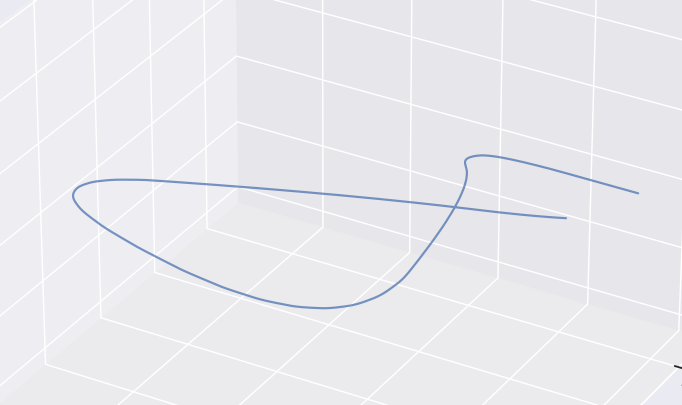
#> input picture Benchmark/images/1.png, 682 x 405 px
$ python show_color_rgb.py ../../../Benchmark/images/1.png
#> lines starting #> are read from the running program, lines starting #| are printed output that depends on the picture
#!/usr/bin/env python3
import argparse, math
import numpy as np
from PIL import Image  # 读图为 RGB
import cv2

def luminance(r, g, b):
    return 0.2126*r + 0.7152*g + 0.0722*b

def make_grid(colors, counts, total, cols=6, tile_w=240, tile_h=100):
    """colors: [(R,G,B), ...] 按频次排序的前 N 个颜色"""
    n = len(colors)
    rows = math.ceil(n / cols)
    canvas = np.full((rows*tile_h, cols*tile_w, 3), 255, np.uint8)  # 白底

    for i, (r, g, b) in enumerate(colors):
        row, col = divmod(i, cols)
        x0, y0 = col*tile_w, row*tile_h

        # OpenCV 用 BGR，因此填充时要 (b,g,r)
        tile = np.full((tile_h, tile_w, 3), (b, g, r), np.uint8)
        cv2.rectangle(tile, (0, 0), (tile_w-1, tile_h-1), (0, 0, 0), 1)

        # 文字颜色（深色块用白字）
        txt_color = (255, 255, 255) if luminance(r, g, b) < 128 else (0, 0, 0)

        # 标注：RGB、HEX、占比
        pct = counts[i] * 100.0 / total
        cv2.putText(tile, f"{i+1}: ({r},{g},{b})", (8, 30),
                    cv2.FONT_HERSHEY_SIMPLEX, 0.7, txt_color, 2, cv2.LINE_AA)
        cv2.putText(tile, f"#{r:02X}{g:02X}{b:02X}  {pct:.2f}%", (8, 65),
                    cv2.FONT_HERSHEY_SIMPLEX, 0.7, txt_color, 2, cv2.LINE_AA)

        canvas[y0:y0+tile_h, x0:x0+tile_w] = tile

    return canvas

def main():
    ap = argparse.ArgumentParser(description="用 OpenCV 显示语义图里出现过的 RGB 颜色")
    ap.add_argument("image", help="语义图路径 (PNG/JPG)")
    ap.add_argument("--top", type=int, default=0, help="只显示前 N 个最常见颜色(0=全部)")
    ap.add_argument("--cols", type=int, default=6, help="网格列数")
    ap.add_argument("--tilew", type=int, default=240, help="色块宽度")
    ap.add_argument("--tileh", type=int, default=100, help="色块高度")
    ap.add_argument("--save", default="", help="另存为图片路径(可选)")
    args = ap.parse_args()

    # 读图为 RGB（用 PIL 保证是 RGB 顺序）
    arr = np.array(Image.open(args.image).convert("RGB"))
    flat = arr.reshape(-1, 3)
    uniq, counts = np.unique(flat, axis=0, return_counts=True)
#> uniq = 649 rows, first 8: [38, 38, 38], [41, 41, 41], [47, 47, 47], [54, 54, 54], [68, 68, 68], [76, 76, 76], [81, 81, 81], [90, 90, 90]; counts = 649 values, max 108690 at index 541, min 1 at index 1, mean 425.6
    order = counts.argsort()[::-1]
#> order = 649 values, max 648 at index 3, min 0 at index 276, mean 324
    uniq, counts = uniq[order], counts[order]
#> uniq = 649 rows, first 8: [231, 231, 235], [235, 235, 238], [238, 238, 242], [255, 255, 255], [254, 254, 254], [234, 234, 242], [253, 253, 253], [115, 143, 190]; counts = 649 values, max 108690 at index 0, min 1 at index 486, mean 425.6
    total = flat.shape[0]
#> total = 276210

    N = len(uniq) if args.top <= 0 else min(args.top, len(uniq))
#> N = 649
    colors = [tuple(map(int, uniq[i])) for i in range(N)]
#> colors = 649 items, first 6: (231, 231, 235), (235, 235, 238), (238, 238, 242), (255, 255, 255), (254, 254, 254), (234, 234, 242)
    counts_top = counts[:N]
#> counts_top has the same summary as counts

    grid = make_grid(colors, counts_top, total,
                     cols=args.cols, tile_w=args.tilew, tile_h=args.tileh)
#> in make_grid, `n = len(colors)`: n = 649
#> in make_grid, `rows = math.ceil(n / cols)`: rows = 109
#> in make_grid, `canvas = np.full((rows*tile_h, cols*tile_w, 3), 255, np.uint8)`: canvas: shape (10900, 1440, 3); every value is 255
#> the loop in make_grid, `for i, (r, g, b) in enumerate(colors):` made 649 passes
#> (r, g, b, row, col, x0, y0, pct) on passes 1 to 3: (231, 231, 235, 0, 0, 0, 0, 39.35), (235, 235, 238, 0, 1, 240, 0, 28.12), (238, 238, 242, 0, 2, 480, 0, 23.23)
#> after the loop in make_grid, `for i, (r, g, b) in enumerate(colors):`:
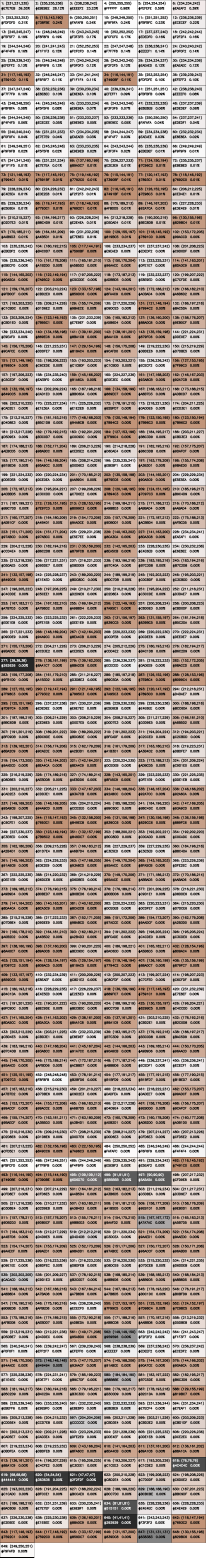
#> canvas: shape (10900, 1440, 3) (shown at 1/7 size); mean of channels 0, 1, 2 180.4, 162.9, 153.3; drawn as R, G, B
#> after the loop in make_grid, `for i, (r, g, b) in enumerate(colors):`:
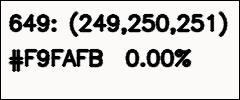
#> tile: shape (100, 240, 3); mean of channels 0, 1, 2 206.4, 205.6, 204.8; drawn as R, G, B

    # 显示（需要有 GUI 环境）
    cv2.imshow("Semantic Colors (RGB shown, tile filled in BGR)", grid)
    cv2.waitKey(0)
    cv2.destroyAllWindows()

    if args.save:
        cv2.imwrite(args.save, grid)

if __name__ == "__main__":
    main()

$ run again, on Benchmark/images/3.png
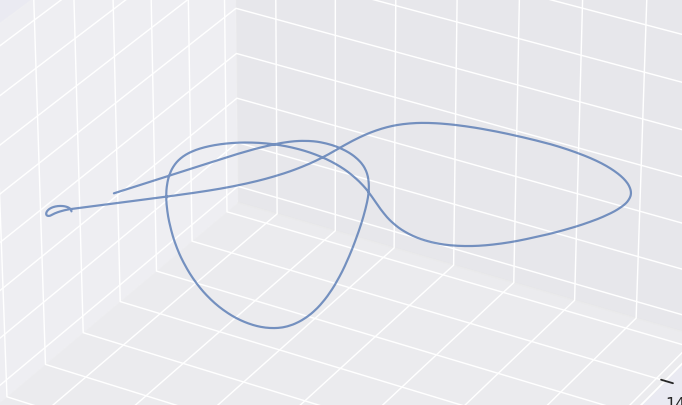
#> input picture Benchmark/images/3.png, 682 x 405 px
#> in main, `uniq, counts = np.unique(flat, axis=0, return_counts=True)`: uniq = 812 rows, first 8: [38, 38, 38], [41, 41, 41], [42, 42, 42], [45, 45, 45], [47, 47, 47], [54, 54, 54], [55, 55, 56], [64, 64, 65]; counts = 812 values, max 103812 at index 676, min 1 at index 2, mean 340.2
#> order = 812 values, max 811 at index 3, min 0 at index 115, mean 405.5
#> in main, `uniq, counts = uniq[order], counts[order]`: uniq = 812 rows, first 8: [231, 231, 235], [235, 235, 238], [238, 238, 242], [255, 255, 255], [254, 254, 254], [253, 253, 253], [115, 143, 190], [234, 234, 242]; counts = 812 values, max 103812 at index 0, min 1 at index 569, mean 340.2
#> N = 812
#> colors = 812 items, first 6: (231, 231, 235), (235, 235, 238), (238, 238, 242), (255, 255, 255), (254, 254, 254), (253, 253, 253)
#> counts_top has the same summary as counts
#> n = 812
#> rows = 136
#> the loop in make_grid, `for i, (r, g, b) in enumerate(colors):` made 812 passes
#> (r, g, b, row, col, x0, y0, pct) on passes 1 to 3: (231, 231, 235, 0, 0, 0, 0, 37.58), (235, 235, 238, 0, 1, 240, 0, 27.01), (238, 238, 242, 0, 2, 480, 0, 21.94)
#> after the loop in make_grid, `for i, (r, g, b) in enumerate(colors):`:
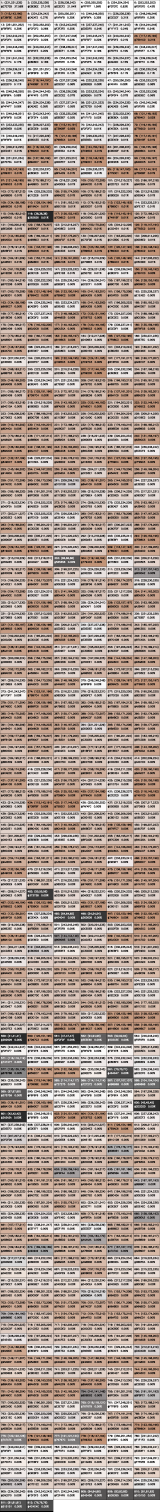
#> canvas: shape (13600, 1440, 3) (shown at 1/9 size); mean of channels 0, 1, 2 179.3, 162.4, 153.1; drawn as R, G, B
#> after the loop in make_grid, `for i, (r, g, b) in enumerate(colors):`:
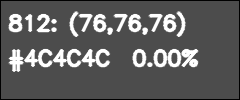
#> tile: shape (100, 240, 3); min 0, max 255, mean 96.6

$ run again, on Benchmark/images/4.png
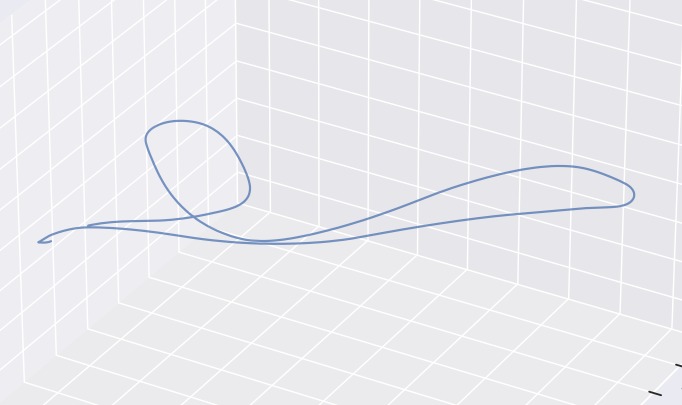
#> input picture Benchmark/images/4.png, 682 x 405 px
#> in main, `uniq, counts = np.unique(flat, axis=0, return_counts=True)`: uniq = 879 rows, first 8: [38, 38, 38], [42, 42, 42], [44, 44, 45], [47, 47, 47], [48, 48, 48], [55, 55, 55], [56, 56, 56], [57, 57, 58]; counts = 879 values, max 103342 at index 736, min 1 at index 2, mean 314.2
#> order = 879 values, max 878 at index 3, min 0 at index 114, mean 439
#> in main, `uniq, counts = uniq[order], counts[order]`: uniq = 879 rows, first 8: [231, 231, 235], [235, 235, 238], [238, 238, 242], [255, 255, 255], [254, 254, 254], [253, 253, 253], [249, 249, 250], [250, 250, 251]; counts = 879 values, max 103342 at index 0, min 1 at index 586, mean 314.2
#> N = 879
#> colors = 879 items, first 6: (231, 231, 235), (235, 235, 238), (238, 238, 242), (255, 255, 255), (254, 254, 254), (253, 253, 253)
#> counts_top has the same summary as counts
#> n = 879
#> rows = 147
#> the loop in make_grid, `for i, (r, g, b) in enumerate(colors):` made 879 passes
#> (r, g, b, row, col, x0, y0, pct) on passes 1 to 3: (231, 231, 235, 0, 0, 0, 0, 37.41), (235, 235, 238, 0, 1, 240, 0, 26.68), (238, 238, 242, 0, 2, 480, 0, 21.54)
#> after the loop in make_grid, `for i, (r, g, b) in enumerate(colors):`:
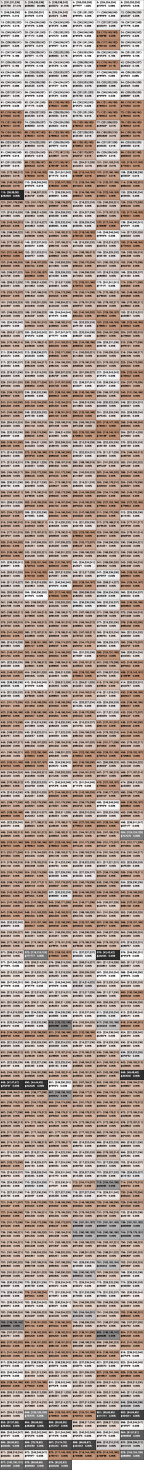
#> canvas: shape (14700, 1440, 3) (shown at 1/10 size); mean of channels 0, 1, 2 179.7, 162.5, 152.9; drawn as R, G, B
#> after the loop in make_grid, `for i, (r, g, b) in enumerate(colors):`:
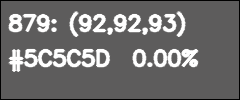
#> tile: shape (100, 240, 3); mean of channels 0, 1, 2 113, 112.1, 112.1; drawn as R, G, B

$ run again, on Benchmark/images/5.png
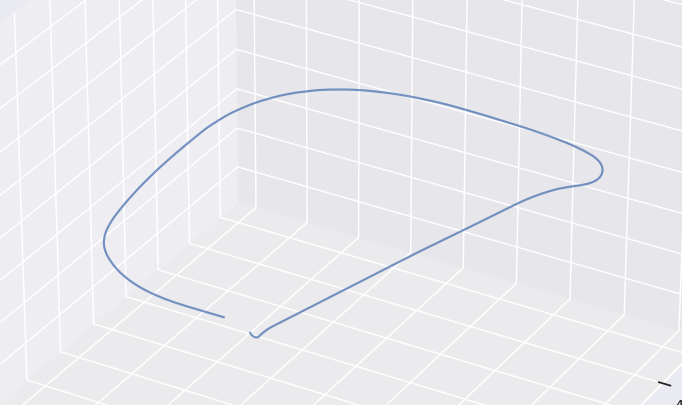
#> input picture Benchmark/images/5.png, 682 x 405 px
#> in main, `uniq, counts = np.unique(flat, axis=0, return_counts=True)`: uniq = 796 rows, first 8: [38, 38, 38], [45, 45, 45], [46, 46, 46], [47, 47, 47], [52, 52, 52], [54, 54, 54], [56, 56, 57], [57, 57, 57]; counts = 796 values, max 104584 at index 657, min 1 at index 1, mean 347
#> order = 796 values, max 795 at index 3, min 0 at index 126, mean 397.5
#> in main, `uniq, counts = uniq[order], counts[order]`: uniq = 796 rows, first 8: [231, 231, 235], [235, 235, 238], [238, 238, 242], [255, 255, 255], [254, 254, 254], [253, 253, 253], [250, 250, 251], [249, 249, 250]; counts = 796 values, max 104584 at index 0, min 1 at index 525, mean 347
#> N = 796
#> colors = 796 items, first 6: (231, 231, 235), (235, 235, 238), (238, 238, 242), (255, 255, 255), (254, 254, 254), (253, 253, 253)
#> counts_top has the same summary as counts
#> n = 796
#> rows = 133
#> the loop in make_grid, `for i, (r, g, b) in enumerate(colors):` made 796 passes
#> (r, g, b, row, col, x0, y0, pct) on passes 1 to 3: (231, 231, 235, 0, 0, 0, 0, 37.86), (235, 235, 238, 0, 1, 240, 0, 26.62), (238, 238, 242, 0, 2, 480, 0, 22.04)
#> after the loop in make_grid, `for i, (r, g, b) in enumerate(colors):`:
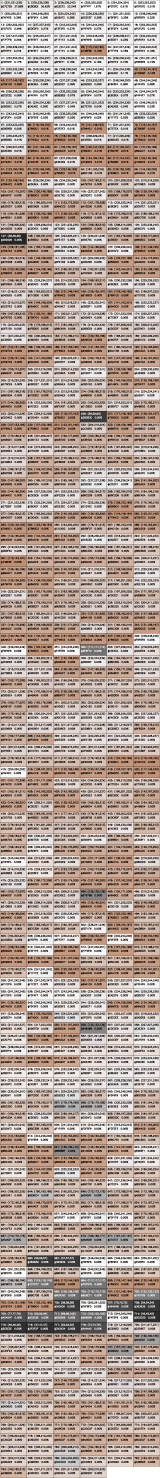
#> canvas: shape (13300, 1440, 3) (shown at 1/9 size); mean of channels 0, 1, 2 179.6, 162.7, 153.3; drawn as R, G, B
#> after the loop in make_grid, `for i, (r, g, b) in enumerate(colors):`:
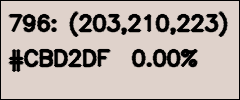
#> tile: shape (100, 240, 3); mean of channels 0, 1, 2 183, 172.3, 166.6; drawn as R, G, B
